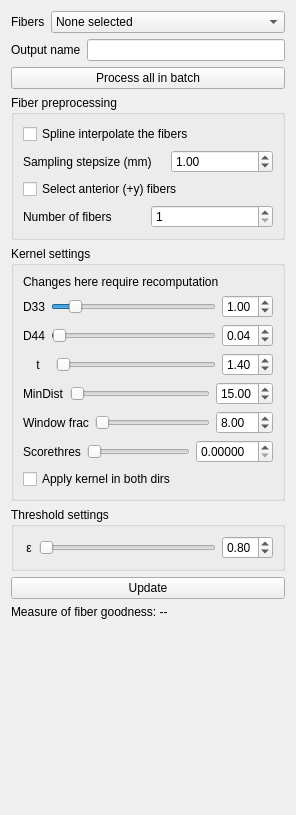
<?xml version="1.0" encoding="UTF-8"?>
<ui version="4.0">
 <class>SpuriousFiberFilterForm</class>
 <widget class="QWidget" name="SpuriousFiberFilterForm">
  <property name="geometry">
   <rect>
    <x>0</x>
    <y>0</y>
    <width>296</width>
    <height>815</height>
   </rect>
  </property>
  <property name="acceptDrops">
   <bool>true</bool>
  </property>
  <property name="windowTitle">
   <string>Form</string>
  </property>
  <layout class="QVBoxLayout" name="verticalLayout_4">
   <item>
    <layout class="QGridLayout" name="gridLayout">
     <item row="0" column="0">
      <widget class="QLabel" name="label">
       <property name="text">
        <string>Fibers</string>
       </property>
      </widget>
     </item>
     <item row="0" column="1" colspan="2">
      <widget class="QComboBox" name="fibersCombo">
       <item>
        <property name="text">
         <string>None selected</string>
        </property>
       </item>
      </widget>
     </item>
     <item row="1" column="0" colspan="2">
      <widget class="QLabel" name="label_2">
       <property name="text">
        <string>Output name</string>
       </property>
      </widget>
     </item>
     <item row="1" column="2">
      <widget class="QLineEdit" name="outputLineEdit"/>
     </item>
    </layout>
   </item>
   <item>
    <widget class="QPushButton" name="processBatchButton">
     <property name="text">
      <string>Process all in batch</string>
     </property>
    </widget>
   </item>
   <item>
    <widget class="QGroupBox" name="fiberPreprocGroupBox">
     <property name="title">
      <string>Fiber preprocessing</string>
     </property>
     <layout class="QVBoxLayout" name="verticalLayout_3">
      <item>
       <widget class="QCheckBox" name="applySubsamplingCheckBox">
        <property name="text">
         <string>Spline interpolate the fibers</string>
        </property>
       </widget>
      </item>
      <item>
       <layout class="QHBoxLayout" name="horizontalLayout">
        <item>
         <widget class="QLabel" name="label_4">
          <property name="text">
           <string>Sampling stepsize (mm)    </string>
          </property>
         </widget>
        </item>
        <item>
         <widget class="QDoubleSpinBox" name="subsampleSpinBox">
          <property name="minimum">
           <double>0.100000000000000</double>
          </property>
          <property name="maximum">
           <double>10.000000000000000</double>
          </property>
          <property name="singleStep">
           <double>0.100000000000000</double>
          </property>
          <property name="value">
           <double>1.000000000000000</double>
          </property>
         </widget>
        </item>
       </layout>
      </item>
      <item>
       <widget class="QCheckBox" name="applySelectAnteriorCheckBox">
        <property name="text">
         <string>Select anterior (+y) fibers</string>
        </property>
       </widget>
      </item>
      <item>
       <layout class="QHBoxLayout" name="horizontalLayout_8">
        <item>
         <widget class="QLabel" name="label_5">
          <property name="text">
           <string>Number of fibers</string>
          </property>
         </widget>
        </item>
        <item>
         <widget class="QSpinBox" name="anteriorSelectSpinBox">
          <property name="minimum">
           <number>1</number>
          </property>
          <property name="maximum">
           <number>9999999</number>
          </property>
         </widget>
        </item>
       </layout>
      </item>
     </layout>
    </widget>
   </item>
   <item>
    <widget class="QGroupBox" name="kernelSettingsGroupBox">
     <property name="title">
      <string>Kernel settings</string>
     </property>
     <layout class="QVBoxLayout" name="verticalLayout_2">
      <item>
       <widget class="QLabel" name="label_3">
        <property name="text">
         <string>Changes here require recomputation</string>
        </property>
       </widget>
      </item>
      <item>
       <layout class="QHBoxLayout" name="horizontalLayout_2">
        <item>
         <widget class="QLabel" name="lambdaLabel">
          <property name="text">
           <string>D33</string>
          </property>
         </widget>
        </item>
        <item>
         <widget class="QSlider" name="D33Slider">
          <property name="minimum">
           <number>0</number>
          </property>
          <property name="maximum">
           <number>900</number>
          </property>
          <property name="value">
           <number>100</number>
          </property>
          <property name="orientation">
           <enum>Qt::Horizontal</enum>
          </property>
         </widget>
        </item>
        <item>
         <widget class="QDoubleSpinBox" name="D33SpinBox">
          <property name="decimals">
           <number>2</number>
          </property>
          <property name="minimum">
           <double>0.000000000000000</double>
          </property>
          <property name="maximum">
           <double>9.000000000000000</double>
          </property>
          <property name="singleStep">
           <double>0.010000000000000</double>
          </property>
          <property name="value">
           <double>1.000000000000000</double>
          </property>
         </widget>
        </item>
       </layout>
      </item>
      <item>
       <layout class="QHBoxLayout" name="horizontalLayout_3">
        <item>
         <widget class="QLabel" name="label_7">
          <property name="text">
           <string>D44</string>
          </property>
         </widget>
        </item>
        <item>
         <widget class="QSlider" name="D44Slider">
          <property name="minimum">
           <number>0</number>
          </property>
          <property name="maximum">
           <number>900</number>
          </property>
          <property name="value">
           <number>4</number>
          </property>
          <property name="orientation">
           <enum>Qt::Horizontal</enum>
          </property>
         </widget>
        </item>
        <item>
         <widget class="QDoubleSpinBox" name="D44SpinBox">
          <property name="decimals">
           <number>2</number>
          </property>
          <property name="minimum">
           <double>0.000000000000000</double>
          </property>
          <property name="maximum">
           <double>9.000000000000000</double>
          </property>
          <property name="singleStep">
           <double>0.010000000000000</double>
          </property>
          <property name="value">
           <double>0.040000000000000</double>
          </property>
         </widget>
        </item>
       </layout>
      </item>
      <item>
       <layout class="QHBoxLayout" name="horizontalLayout_5">
        <item>
         <widget class="QLabel" name="label_10">
          <property name="text">
           <string>    t   </string>
          </property>
         </widget>
        </item>
        <item>
         <widget class="QSlider" name="timeSlider">
          <property name="minimum">
           <number>0</number>
          </property>
          <property name="maximum">
           <number>999</number>
          </property>
          <property name="orientation">
           <enum>Qt::Horizontal</enum>
          </property>
         </widget>
        </item>
        <item>
         <widget class="QDoubleSpinBox" name="timeSpinBox">
          <property name="decimals">
           <number>2</number>
          </property>
          <property name="minimum">
           <double>0.000000000000000</double>
          </property>
          <property name="maximum">
           <double>9.990000000000000</double>
          </property>
          <property name="singleStep">
           <double>0.100000000000000</double>
          </property>
          <property name="value">
           <double>1.400000000000000</double>
          </property>
         </widget>
        </item>
       </layout>
      </item>
      <item>
       <layout class="QHBoxLayout" name="horizontalLayout_7">
        <item>
         <widget class="QLabel" name="lambdaLabel_4">
          <property name="text">
           <string>MinDist</string>
          </property>
         </widget>
        </item>
        <item>
         <widget class="QSlider" name="minDistSlider">
          <property name="minimum">
           <number>100</number>
          </property>
          <property name="maximum">
           <number>9900</number>
          </property>
          <property name="orientation">
           <enum>Qt::Horizontal</enum>
          </property>
         </widget>
        </item>
        <item>
         <widget class="QDoubleSpinBox" name="minDistSpinBox">
          <property name="decimals">
           <number>2</number>
          </property>
          <property name="minimum">
           <double>0.000000000000000</double>
          </property>
          <property name="maximum">
           <double>99.000000000000000</double>
          </property>
          <property name="value">
           <double>15.000000000000000</double>
          </property>
         </widget>
        </item>
       </layout>
      </item>
      <item>
       <layout class="QHBoxLayout" name="horizontalLayout_4">
        <item>
         <widget class="QLabel" name="lambdaLabel_2">
          <property name="text">
           <string>Window frac</string>
          </property>
         </widget>
        </item>
        <item>
         <widget class="QSlider" name="windowSizeSlider">
          <property name="minimum">
           <number>100</number>
          </property>
          <property name="maximum">
           <number>9900</number>
          </property>
          <property name="orientation">
           <enum>Qt::Horizontal</enum>
          </property>
         </widget>
        </item>
        <item>
         <widget class="QDoubleSpinBox" name="windowSizeSpinBox">
          <property name="decimals">
           <number>2</number>
          </property>
          <property name="minimum">
           <double>1.000000000000000</double>
          </property>
          <property name="maximum">
           <double>99.000000000000000</double>
          </property>
          <property name="value">
           <double>8.000000000000000</double>
          </property>
         </widget>
        </item>
       </layout>
      </item>
      <item>
       <layout class="QHBoxLayout" name="horizontalLayout_9">
        <item>
         <widget class="QLabel" name="label_6">
          <property name="text">
           <string>Scorethres</string>
          </property>
         </widget>
        </item>
        <item>
         <widget class="QSlider" name="cutoffSlider">
          <property name="maximum">
           <number>9900</number>
          </property>
          <property name="orientation">
           <enum>Qt::Horizontal</enum>
          </property>
         </widget>
        </item>
        <item>
         <widget class="QDoubleSpinBox" name="cutoffSpinBox">
          <property name="decimals">
           <number>5</number>
          </property>
          <property name="maximum">
           <double>99.000000000000000</double>
          </property>
          <property name="singleStep">
           <double>0.500000000000000</double>
          </property>
         </widget>
        </item>
       </layout>
      </item>
      <item>
       <widget class="QCheckBox" name="applyKernelInBothDirsCheckBox">
        <property name="text">
         <string>Apply kernel in both dirs</string>
        </property>
        <property name="checked">
         <bool>false</bool>
        </property>
       </widget>
      </item>
     </layout>
    </widget>
   </item>
   <item>
    <widget class="QGroupBox" name="thresholdSettingsGroupBox">
     <property name="title">
      <string>Threshold settings</string>
     </property>
     <layout class="QVBoxLayout" name="verticalLayout">
      <item>
       <layout class="QHBoxLayout" name="horizontalLayout_6">
        <item>
         <widget class="QLabel" name="lambdaLabel_3">
          <property name="text">
           <string> ε</string>
          </property>
         </widget>
        </item>
        <item>
         <widget class="QSlider" name="epsilonSlider">
          <property name="minimum">
           <number>0</number>
          </property>
          <property name="maximum">
           <number>900</number>
          </property>
          <property name="orientation">
           <enum>Qt::Horizontal</enum>
          </property>
         </widget>
        </item>
        <item>
         <widget class="QDoubleSpinBox" name="epsilonSpinBox">
          <property name="decimals">
           <number>2</number>
          </property>
          <property name="minimum">
           <double>0.000000000000000</double>
          </property>
          <property name="maximum">
           <double>9.000000000000000</double>
          </property>
          <property name="singleStep">
           <double>0.010000000000000</double>
          </property>
          <property name="value">
           <double>0.800000000000000</double>
          </property>
         </widget>
        </item>
       </layout>
      </item>
     </layout>
    </widget>
   </item>
   <item>
    <widget class="QPushButton" name="updateButton">
     <property name="text">
      <string>Update</string>
     </property>
    </widget>
   </item>
   <item>
    <widget class="QLabel" name="labelMeasureFiberGoodness">
     <property name="text">
      <string>Measure of fiber goodness: --</string>
     </property>
    </widget>
   </item>
   <item>
    <spacer name="verticalSpacer">
     <property name="orientation">
      <enum>Qt::Vertical</enum>
     </property>
     <property name="sizeHint" stdset="0">
      <size>
       <width>20</width>
       <height>251</height>
      </size>
     </property>
    </spacer>
   </item>
  </layout>
 </widget>
 <resources/>
 <connections/>
</ui>
